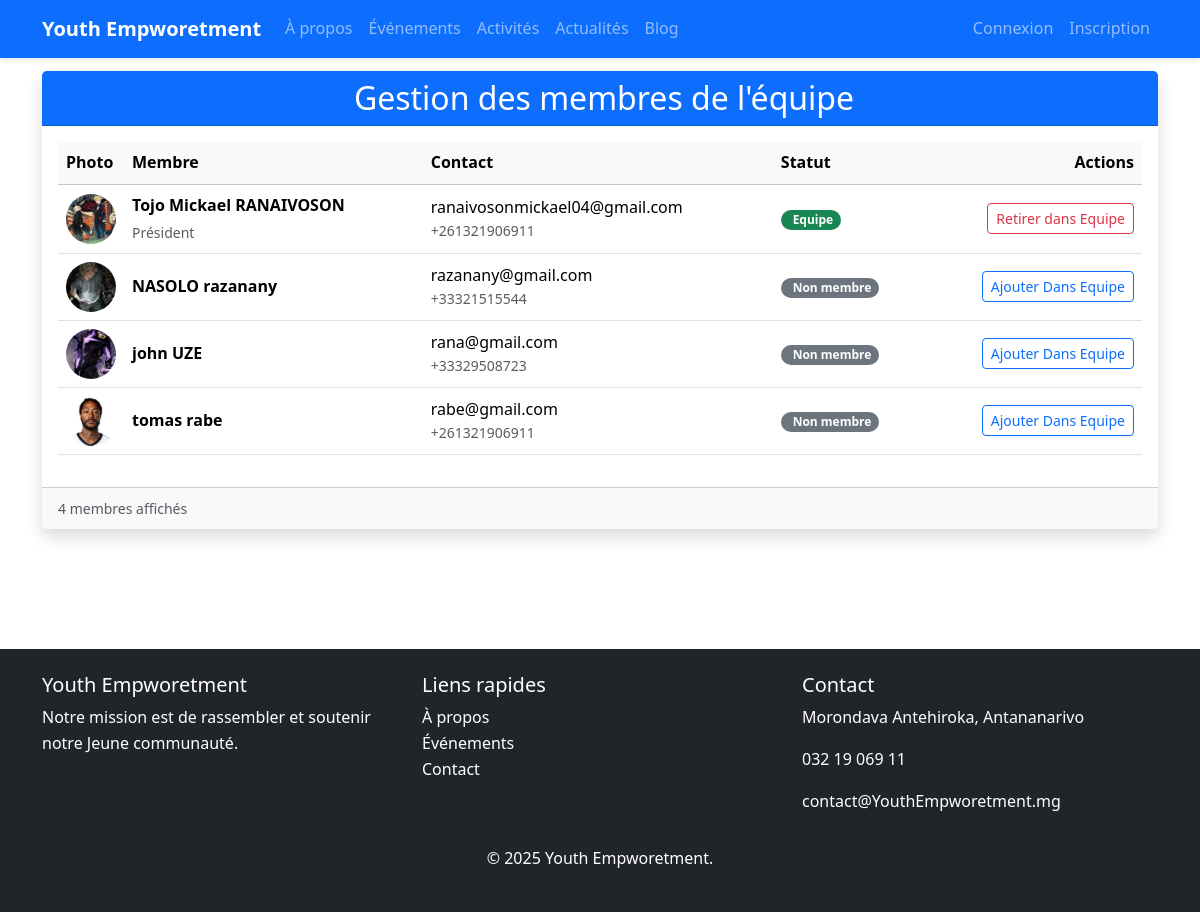
/list_membres/, run on the app's committed database.
### AppMembre/models.py (models this page shows, shortened)
class Utilisateur(models.Model):
    nom = models.CharField(max_length=20)
    prenom = models.CharField(max_length=50)
    date_naissance = models.DateField()
    telephone = models.CharField(max_length=20)
    adresse = models.CharField(max_length=50,blank=True, null=True)
    photo = models.ImageField(upload_to='static/images/membres/')
    email = models.EmailField()
    mot_de_passe = models.TextField()
    date_inscription = models.DateField(auto_now_add=True)
    role = models.CharField(max_length=50)
    USERNAME_FIELD = 'email'
    REQUIRED_FIELD =['username']
    class Meta:
        verbose_name = "Utilisateur"
        verbose_name_plural = "Utilisateurs"

### AppEquipe/models.py (models this page shows, shortened)
class Equipe(models.Model):
    membre = models.OneToOneField(Utilisateur,on_delete=models.CASCADE)
    role = models.CharField(max_length=100, verbose_name="Rôle dans l'équipe")
    ordre_affichage = models.PositiveIntegerField(default=0)
    date_ajout = models.DateTimeField(auto_now_add=True)
    class Meta:
        verbose_name = "Membre de l'équipe"
        verbose_name_plural = "Équipe"
        ordering = ['ordre_affichage']

### AppEquipe/views.py (the view)
# urls.py: path('list_membres/',liste_membres,name="liste_membres"),
def liste_membres(request):
    membres = Utilisateur.objects.all()
    equipe_membres_ids = Equipe.objects.values_list('membre_id', flat=True)
    membres_avec_statut = []
    for membre in membres:
        dans_equipe = membre.id in equipe_membres_ids
        membres_avec_statut.append({
            'membre': membre,
            'dans_equipe': dans_equipe,
            'role_equipe': Equipe.objects.filter(membre=membre).first().role if dans_equipe else None
        })
    return render(request, 'MembreListe.html', {
        'membres_avec_statut': membres_avec_statut
    })

### templates/MembreListe.html (shortened to what this page needs)
{% extends 'layouts/master.html' %}
{% load static %}
{% block content %}
    <div class="container py-5">
        <div class="row">
            <div class="col-12 marg">
                <div class="card shadow mb-4">
                    <div class="card-header bg-primary text-white">
                        <h2 class="card-title mb-0 text-center">
                            Gestion des membres de l'équipe
                        </h2>
                    </div>
                    <div class="card-body">
                        <div class="table-responsive">
                            <table class="table table-hover align-middle">
                                <thead class="table-light">
                                    <tr>
                                        <th style="width: 60px">Photo</th>
                                        <th>Membre</th>
                                        <th>Contact</th>
                                        <th>Statut</th>
                                        <th class="text-end">Actions</th>
                                    </tr>
                                </thead>
                                <tbody>
                                    {% for item in membres_avec_statut %}
                                    <tr>
                                        <td>
                                            {% if item.membre.photo %}
                                            <img src="{{ item.membre.photo.url }}"
                                                class="rounded-circle object-fit-cover"
                                                width="50" height="50"
                                                alt="{{ item.membre.get_full_name }}">
                                            {% else %}
                                            <div class="rounded-circle bg-secondary d-flex align-items-center justify-content-center"
                                                style="width: 50px; height: 50px;">
                                                <i class="bi bi-person text-white"></i>
                                            </div>
                                            {% endif %}
                                        </td>
                                        <td>
                                            <strong>{{ item.membre.prenom }} {{ item.membre.nom }}</strong>
                                            {% if item.dans_equipe %}
                                            <div class="text-muted small mt-1">
                                                {{ item.role_equipe }}
                                            </div>
                                            {% endif %}
                                        </td>
                                        <td>
                                            <div>{{ item.membre.email }}</div>
                                            <div class="text-muted small">{{ item.membre.telephone }}</div>
                                        </td>
                                        <td>
                                            {% if item.dans_equipe %}
                                            <span class="badge bg-success rounded-pill">
                                                Equipe
                                            </span>
                                            {% else %}
                                            <span class="badge bg-secondary rounded-pill">
                                                Non membre
                                            </span>
                                            {% endif %}
                                        </td>
                                        <td class="text-end">
                                            {% if item.dans_equipe %}
                                            <button class="btn btn-outline-danger btn-sm"
                                                    onclick="confirmRetrait('{{ item.membre.prenom }}', '{{ item.membre.nom }}', {{ item.membre.id }})">
                                                 Retirer dans Equipe
                                            </button>
                                            {% else %}
                                            <button class="btn btn-outline-primary btn-sm"
                                                    data-bs-toggle="modal"
                                                    data-bs-target="#ajouterModal"
                                                    onclick="prepareAjout('{{ item.membre.prenom }}', '{{ item.membre.nom }}', {{ item.membre.id }})">
                                                 Ajouter Dans Equipe
                                            </button>
                                            {% endif %}
                                        </td>
                                    </tr>
                                    {% endfor %}
                                </tbody>
                            </table>
                        </div>
                    </div>
                    <div class="card-footer bg-light">
                        <small class="text-muted">
                            {{ membres_avec_statut|length }} membres affichés
                        </small>
                    </div>
                </div>
            </div>
        </div>
    </div>
{% endblock %}

### static/css/style.css (style rules this page uses)
body { font-family: 'Segoe UI', Tahoma, Geneva, Verdana, sans-serif; line-height: 1.6; color: #333; }
.card { transition: transform 0.3s ease, box-shadow 0.3s ease; border: none; box-shadow: 0 2px 10px rgba(0,0,0,.1); }
.btn-outline-primary { color: #0d6efd; border-color: #0d6efd; }

### templates/MembreListe.html (style rules this page uses)
.marg { margin-top: 2%; }
.object-fit-cover { object-fit: cover; }

### data on the page
Utilisateur: membre.photo (picture), membre.prenom "Tojo Mickael", membre.nom "RANAIVOSON", role_equipe "Président", membre.email "ranaivosonmickael04@gmail.com", membre.telephone "+261321906911", shows "Equipe"
Utilisateur: membre.photo (picture), membre.prenom "NASOLO", membre.nom "razanany", membre.email "razanany@gmail.com", membre.telephone "+33321515544", shows "Non membre"
Utilisateur: membre.photo (picture), membre.prenom "john", membre.nom "UZE", membre.email "rana@gmail.com", membre.telephone "+33329508723", shows "Non membre"
Utilisateur: membre.photo (picture), membre.prenom "tomas", membre.nom "rabe", membre.email "rabe@gmail.com", membre.telephone "+261321906911", shows "Non membre"

### other printed values
{{ membres_avec_statut|length }} "4"
